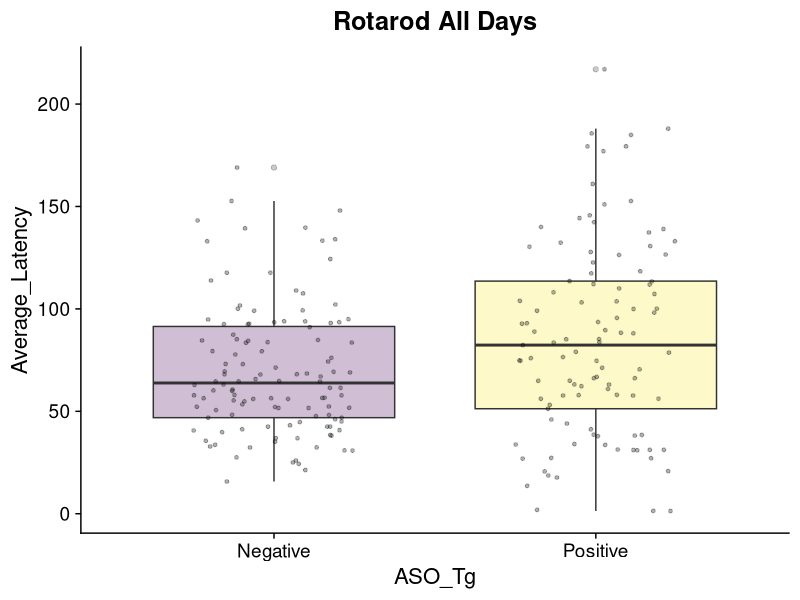
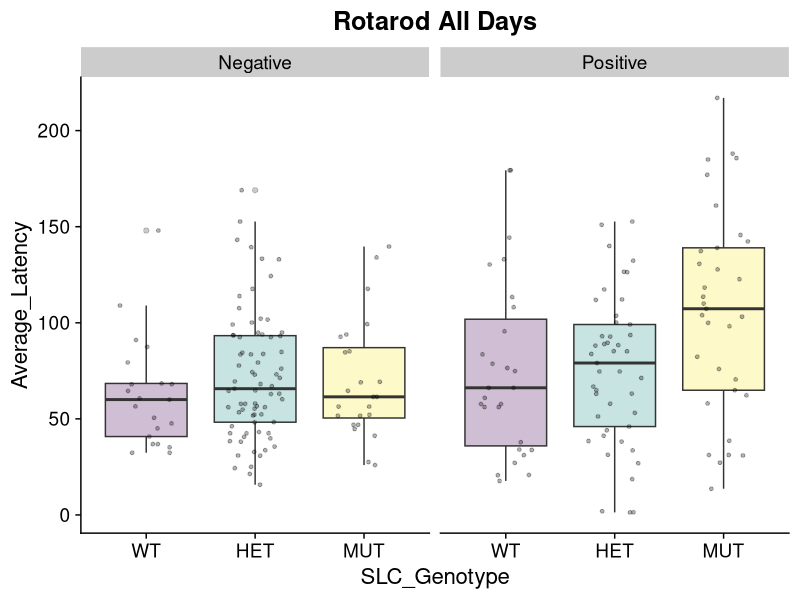
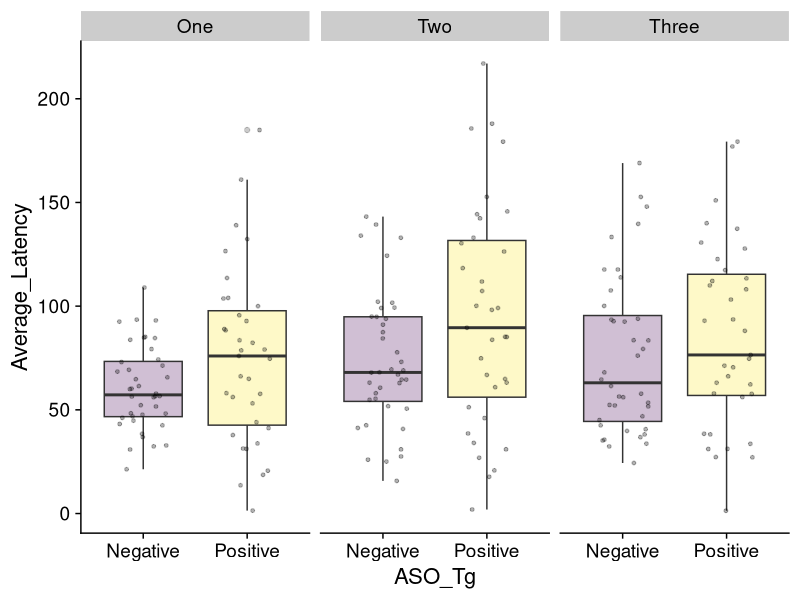
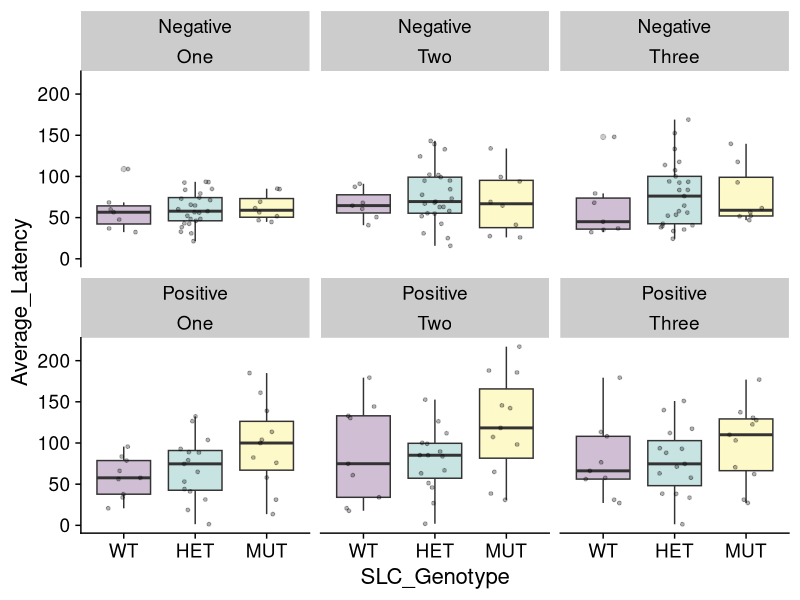
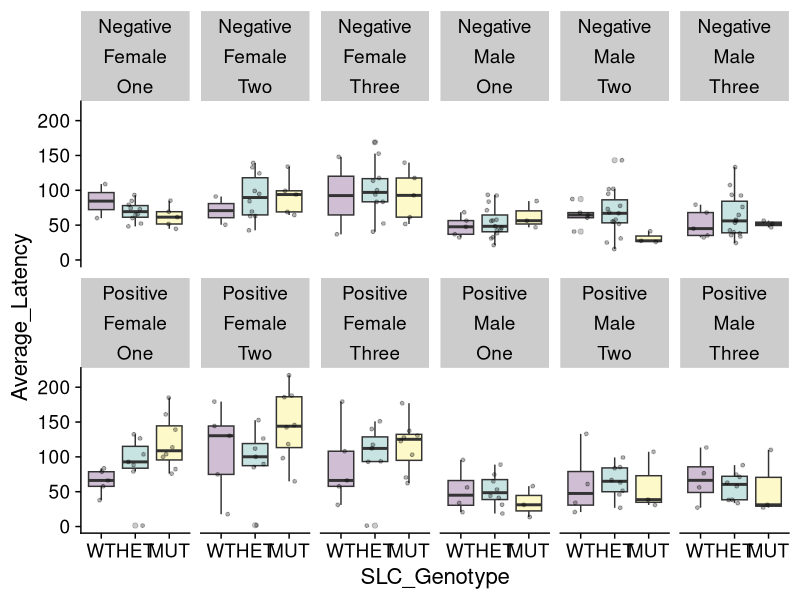

Recreate these plots in R, in order. (Note: this script raises an error after producing the figures.)
library(here)
library(ggplot2)
library(rlang)
library(rstatix)  
library(nlme)
library(cowplot)
library(ggbeeswarm)
library(ggpubr)
library(ggsignif)
library(knitr)


data<-read.csv("ASO Rotarod - Rotarod.csv", header=TRUE)
data$Day <- factor(data$Day, levels =c("One","Two","Three"))
data$SLC_Genotype <- factor(data$SLC_Genotype, levels=c("WT", "HET", "MUT"))
day3 <- data%>% filter(Day=="Three")
day2 <- data%>% filter(Day=="Two")
day2 <- data%>% filter(Day=="One")

generate_boxplots <- function(input_data, X, Y, min,max){
  data<-as.data.frame(input_data)
  #Ensure correct ordering of levels 
  data$SLC_Genotype <- factor(data$SLC_Genotype, levels = c("WT", "HET", "MUT"))
  
  ggplot(data=data,aes(x={{X}},y={{Y}}, fill={{X}})) + 
    #geom_violin(alpha=0.25,position=position_dodge(width=.75),size=1,color="black",draw_quantiles=c(0.5))+
    geom_boxplot(alpha=0.25)+ 
    #geom_quasirandom(alpha=0.1)+
    scale_fill_viridis_d()+
    geom_point(size=1,position=position_jitter(width=0.25),alpha=0.3)+
    theme_cowplot(16) +
    #ylim(min,max)+
    theme(legend.position = "none") 
  
  
}


cs_rota_all_slc_posvneg <- generate_boxplots(data, SLC_Genotype, Average_Latency,0,550) + 
  facet_wrap(~ASO_Tg)+
  ggtitle("Rotarod All Days")+
  theme(plot.title = element_text(hjust = 0.5))
cs_rota_slc_posvneg <- generate_boxplots(data, SLC_Genotype, Average_Latency,0,550) + facet_wrap(ASO_Tg~Day)
cs_rota_slc_posvneg_sex <- generate_boxplots(data, SLC_Genotype, Average_Latency,0,550) + 
  facet_wrap(ASO_Tg~Sex+Day,ncol=6) 

cs_rota_all_posvneg <- generate_boxplots(data, ASO_Tg, Average_Latency,0,300) +
  ggtitle("Rotarod All Days")+
  theme(plot.title = element_text(hjust = 0.5))
cs_rota_posvneg <- generate_boxplots(data, ASO_Tg, Average_Latency,0,300) + facet_wrap(~Day)


###  Calculate mean and standard errors by ASO_Tg ---
## ASO Pos vs Neg --
summary_data <- data %>%
  group_by( Day,ASO_Tg) %>%
  summarise(mean_latency = mean(Average_Latency),
            se_latency = sd(Average_Latency) / sqrt(n()))

# Plot the trajectory lines and mean lines
traj_posvneg <- ggplot(summary_data, aes(x = Day, y = mean_latency, color = ASO_Tg,group=ASO_Tg)) +
  geom_line() +
  geom_errorbar(aes(ymin = mean_latency - se_latency, ymax = mean_latency + se_latency),
                width = 0.2) +
  labs(x = "Day", y = "Mean Latency") +
  scale_color_viridis_d()  +
  theme_cowplot(16) + 
  theme(legend.position = "top",legend.justification = "center") +
  ggtitle("Rotarod Tg+ vs Tg -")+
  theme(plot.title = element_text(hjust = 0.5))


## SLC Genotype within ASO Pos or Neg --
summary_data <- data %>%
  group_by(SLC_Genotype,Day,ASO_Tg) %>%
  summarise(mean_latency = mean(Average_Latency),
            se_latency = sd(Average_Latency) / sqrt(n()))

# Plot the trajectory lines and mean lines
traj_slc_posvneg <- ggplot(summary_data, aes(x = Day, y = mean_latency, color = SLC_Genotype,group=SLC_Genotype)) +
  geom_line() +
  geom_errorbar(aes(ymin = mean_latency - se_latency, ymax = mean_latency + se_latency),
                width = 0.2) +
  labs(x = "Day", y = "Mean Latency") +
  scale_color_viridis_d()  +
  theme_cowplot(16) + 
  facet_wrap(~ASO_Tg) +
  theme(legend.position = "top",legend.justification = "center") +
  ggtitle("Rotarod SLC within Tg status")+
  theme(plot.title = element_text(hjust = 0.5))


## SLC Genotype within ASO Pos or Neg and Sex- Stratified --
summary_data <- data %>%
  group_by(Sex,SLC_Genotype,Day,ASO_Tg) %>%
  summarise(mean_latency = mean(Average_Latency),
            se_latency = sd(Average_Latency) / sqrt(n()))

# Plot the trajectory lines and mean lines
traj_slc_posvneg_sex <- ggplot(summary_data, aes(x = Day, y = mean_latency, color = SLC_Genotype,group=SLC_Genotype)) +
  geom_line() +
  geom_errorbar(aes(ymin = mean_latency - se_latency, ymax = mean_latency + se_latency),
                width = 0.2) +
  labs(x = "Day", y = "Mean Latency") +
  scale_color_viridis_d()  +
  theme_cowplot(16) + 
  facet_wrap(Sex~ASO_Tg) +
  theme(legend.position = "top",legend.justification = "center") +
  ggtitle("Rotarod SLC within Tg status by Sex")+
  theme(plot.title = element_text(hjust = 0.5))

plot_grid(traj_posvneg, traj_slc_posvneg)

### Statistics ---

## LM on Full Dataset --
all <- lm(Average_Latency ~ Day+ ASO_Tg + Weight + SLC_Genotype + Sex, data = data)
summary(all)
lm_day1 <- lm(Average_Latency ~ ASO_Tg + Weight + SLC_Genotype + Sex, data = subset(data, Day == "One"))
summary(lm_day1)
lm_day2 <- lm(Average_Latency ~ ASO_Tg + Weight + SLC_Genotype + Sex , data = subset(data, Day == "Two"))
summary(lm_day2)
lm_day3 <- lm(Average_Latency ~ ASO_Tg + Weight + SLC_Genotype + Sex , data = subset(data, Day == "Three"))
summary(lm_day3)
# Save outputs -
# Open a connection to a text file
sink("Rotarod_Cross_Sectional_Results.md")
cat("Summary for all days, Tg + vs Tg -:\n")
print(summary(all))
cat("\n\nSummary for Day 1, Tg + vs Tg -:\n")
print(summary(lm_day1))
cat("\n\nSummary for Day 2, Tg + vs Tg -:\n")
print(summary(lm_day2))
cat("\n\nSummary for Day 3, Tg + vs Tg -:\n")
print(summary(lm_day3))
sink()

## LM on Dataset Stratified by ASO_Tg--
all_p <- lm(Average_Latency ~ Day+ Weight + SLC_Genotype + Sex, data =  subset(data, ASO_Tg == "Positive"))
summary(all_p)
all_n <- lm(Average_Latency ~ Day+ Weight + SLC_Genotype + Sex, data =  subset(data, ASO_Tg == "Negative"))
summary(all_n)
lm_day1_p <- lm(Average_Latency ~  Weight + SLC_Genotype + Sex, data = subset(data, Day == "One" & ASO_Tg == "Positive"))
summary(lm_day1_p)
lm_day1_n <- lm(Average_Latency ~  Weight + SLC_Genotype + Sex, data = subset(data, Day == "One" & ASO_Tg == "Negative"))
summary(lm_day1_n)
lm_day2_p <- lm(Average_Latency ~  Weight + SLC_Genotype + Sex , data = subset(data, Day == "Two" & ASO_Tg == "Positive"))
summary(lm_day2_p)
lm_day2_n <- lm(Average_Latency ~  Weight + SLC_Genotype + Sex , data = subset(data, Day == "Two" & ASO_Tg == "Negative"))
summary(lm_day2_n)
lm_day3_p <- lm(Average_Latency ~ Weight + SLC_Genotype + Sex , data = subset(data, Day == "Three" & ASO_Tg == "Positive"))
summary(lm_day3_p)
lm_day3_n <- lm(Average_Latency ~ Weight + SLC_Genotype + Sex , data = subset(data, Day == "Three" & ASO_Tg == "Negative"))
summary(lm_day3_n)
# Save outputs -
sink("Rotarod_Cross_Sectional_Results.md")
cat("\n\nSummary for all days, Tg Pos:\n")
print(summary(all_p))
cat("\n\nSummary for all days, Tg Neg:\n")
print(summary(all_n))
cat("\n\nSummary for Day 1, Tg Pos:\n")
print(summary(lm_day1_p))
cat("\n\nSummary for Day 1, Tg Neg:\n")
print(summary(lm_day1_n))
cat("\n\nSummary for Day 2, Tg Pos:\n")
print(summary(lm_day2_p))
cat("\n\nSummary for Day 2, Tg Neg:\n")
print(summary(lm_day2_n))
cat("\n\nSummary for Day 3, Tg Pos:\n")
print(summary(lm_day3_p))
cat("\n\nSummary for Day 3, Tg Neg:\n")
print(summary(lm_day3_n))
sink()

## LMEM on full dataset --
# Tg + vs Tg - 
lme_model <- lme(Average_Latency ~ ASO_Tg*Day + Weight + SLC_Genotype + Sex, 
                 random = ~ 1 | MouseID, 
                 data = data)
summary(lme_model)

# SLC Genotype given Tg Status
lme_model_p <- lme(Average_Latency ~ SLC_Genotype*Day + Weight + SLC_Genotype + Sex, 
                 random = ~ 1 | MouseID, 
                 data = subset(data,ASO_Tg =="Positive"))
summary(lme_model_p)
lme_model_n <- lme(Average_Latency ~ SLC_Genotype*Day + Weight + SLC_Genotype + Sex, 
                   random = ~ 1 | MouseID, 
                   data = subset(data,ASO_Tg =="Negative"))
summary(lme_model_n)

# Save outputs -
sink("Rotarod_Cross_Sectional_Results.md")
cat("\n\nLMEM on Full Dataset, Tg + vs Tg -:\n")
print(summary(lme_model))
cat("\n\nLMEM on Tg Pos:\n")
print(summary(lme_model_p))
cat("\n\nLMEM on Tg Neg:\n")
print(summary(lme_model_n))
sink()
